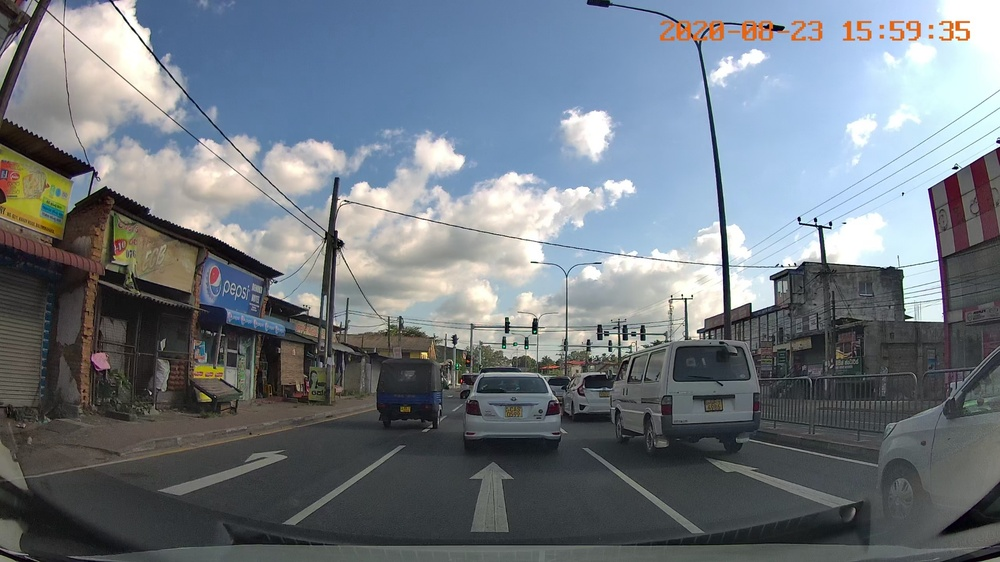
#> input picture 189.jpg, 1000 x 562 px, shrunk from 1920 x 1080 before the run, found by its file name
$ python '区域生长.py'
#> lines starting #> are read from the running program, lines starting #| are printed output that depends on the picture; after the words box and inside, x2 and y2 are one past the last pixel; in counts of white or black regions, pixels touching at a corner belong together
# -*- coding:utf-8 -*-
import cv2
import numpy as np

####################################################################################


#######################################################################################
class Point(object):
    def __init__(self , x , y):
        self.x = x
        self.y = y
    def getX(self):
        return self.x
    def getY(self):
        return self.y
connects = [ Point(-1, -1), Point(0, -1), Point(1, -1), Point(1, 0),
            Point(1, 1), Point(0, 1), Point(-1, 1), Point(-1, 0)]
#####################################################################################
#计算两个点间的欧式距离
def get_dist(seed_location1,seed_location2):
    l1 = im[seed_location1.x , seed_location1.y]
    l2 = im[seed_location2.x , seed_location2.y]
    count = np.sqrt(np.sum(np.square(l1-l2)))
    return count

#import Image
im = cv2.imread('/home/ktd/cv_lane/189.jpg')
#> im is the input picture: shape (562, 1000, 3); mean B, G, R 128.9, 121, 112.9
cv2.imshow('src' , im)
cv2.waitKey(0)
cv2.destroyAllWindows()
im_shape = im.shape
#> im_shape = (562, 1000, 3)
height = im_shape[0]
#> height = 562
width = im_shape[1]
#> width = 1000

print( 'the shape of image :', im_shape)
#| the shape of image : (562, 1000, 3)

#标记，判断种子是否已经生长
img_mark = np.zeros([height , width])
cv2.imshow('img_mark' , img_mark)
cv2.waitKey(0)
cv2.destroyAllWindows()

# 建立空的图像数组,作为一类
img_re = im.copy()
for i in range(height):
    for j in range(width):
        img_re[i, j][0] = 0
        img_re[i, j][1] = 0
        img_re[i, j][2] = 0
#> img_re: shape (562, 1000, 3); every value is 0
cv2.imshow('img_re' , img_re)
cv2.waitKey(0)
cv2.destroyAllWindows()
#取一点作为种子点
seed_list = []
seed_list.append(Point(15, 15))
T = 7#阈值
class_k = 1#类别
#生长一个类
while (len(seed_list) > 0):
    seed_tmp = seed_list[0]
    #将以生长的点从一个类的种子点列表中删除
    seed_list.pop(0)


    img_mark[seed_tmp.x, seed_tmp.y] = class_k

    # 遍历8邻域
    for i in range(8):
        tmpX = seed_tmp.x + connects[i].x
        tmpY = seed_tmp.y + connects[i].y

        if (tmpX < 0 or tmpY < 0 or tmpX >= height or tmpY >= width):
            continue
        dist = get_dist(seed_tmp, Point(tmpX, tmpY))
        #在种子集合中满足条件的点进行生长
        if (dist < T and img_mark[tmpX, tmpY] == 0):
            img_re[tmpX, tmpY][0] = im[tmpX, tmpY][0]
            img_re[tmpX, tmpY][1] = im[tmpX, tmpY][1]
            img_re[tmpX, tmpY][2] = im[tmpX, tmpY][2]
            img_mark[tmpX, tmpY] = class_k
            seed_list.append(Point(tmpX, tmpY))
#> this loop made 397 passes
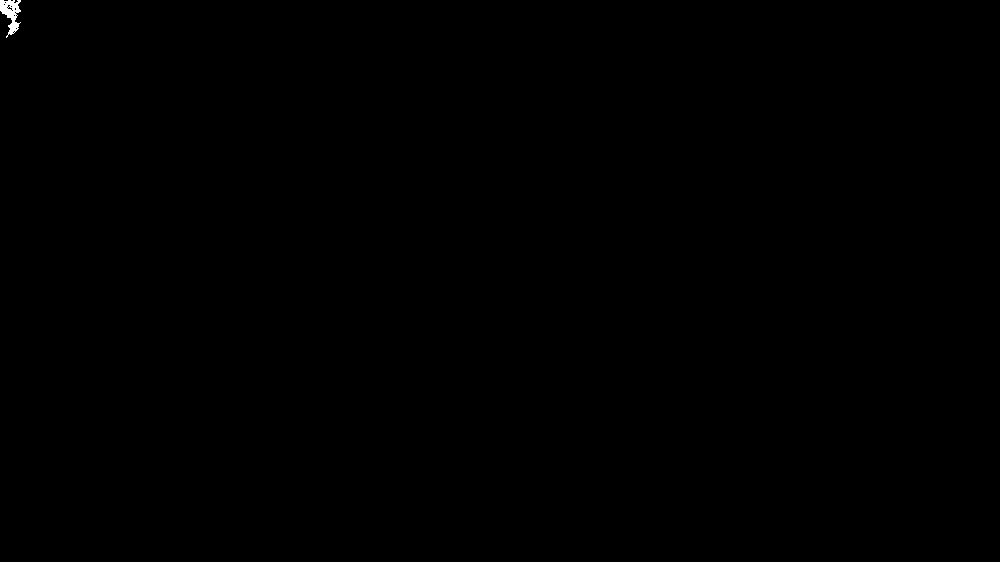
#> img_mark: shape (562, 1000) float64; values 0 (black) and 1 (white), 0.07% white; 1 white region, box (x1, y1, x2, y2) and area: (0, 0, 21, 38) 397
#> img_re: shape (562, 1000, 3); mean B, G, R 0, 0, 0


########################################################################################

#输出图像
cv2.imshow('OUTIMAGE' , img_re)
cv2.waitKey(0)
cv2.destroyAllWindows()
